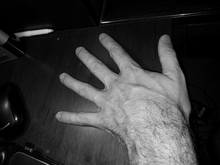
%> input picture Lista 3/Imagens/im_in.bmp, 220 x 165 px, shrunk from 653 x 490 before the run
$ octave exercicio_1.m   (GNU Octave 9; MATLAB toolbox functions it lacks are replaced by stand-ins)
%> lines starting %> are read from the running program, lines starting %| are printed output that depends on the picture; in (x1, y1, x2, y2) boxes, pixels count from 0 and x2, y2 are one past the last pixel; in counts of white or black regions, pixels touching at a corner belong together; the program's own positions count from 1
% Leitura da imagem original
im_in = imread('Lista 3/Imagens/im_in.bmp');
%> im_in is the input picture: size 165x220 uint8; min 0, max 222, mean 57.1

% Aqui eu guardei o seu código de limiarização antiga caso você precise depois
% Limiar = 95;
% im_limiarizada = im_in > Limiar;

[linhas, colunas] = size(im_in);
%> linhas = 165; colunas = 220

% Inicializando as matrizes de saída com zeros para cada condição de contorno
im_dirichlet = zeros(linhas, colunas, 'uint8');
im_neumann = zeros(linhas, colunas, 'uint8');
im_circular = zeros(linhas, colunas, 'uint8');
im_replicacao = zeros(linhas, colunas, 'uint8');

% Dica: Para ver bem o efeito da borda, tente aplicar um Filtro de Média (borramento)
% apenas nas bordas ou na imagem inteira com uma máscara 3x3, por exemplo.
% Você precisará acessar pixels como im_in(i-1, j-1) ... im_in(i+1, j+1).

for i = 1:linhas
    for j = 1:colunas

        % -------------------------------------------------------------
        % 1. Condição de Dirichlet (Zero Padding)
        % Se o pixel pedido sair da imagem, você deve considerar o valor dele como 0.
        % --- SEU CÓDIGO DA LÓGICA DE DIRICHLET VAI AQUI ---
        %im_dirichlet(i, j) = im_in(i, j); % Substitua aplicando real seu filtro
        media = 0;
        for k = i-1:i+1
            for l = j-1:j+1
                if k < 1 || k > linhas || l < 1 || l > colunas
                    media = media + 0;
                else
                    media = media + double(im_in(k, l));
                end
            end
        end
        im_dirichlet(i, j) = media / 9;

        % -------------------------------------------------------------
        % 2. Condição de Neumann (Espelhamento)
        % Se pedir pixel fora (ex: índice 0 ou linha+1), pegue o valor do pixel rebatido
        % dentro da imagem correspondente.
        % --- SEU CÓDIGO DA LÓGICA DE NEUMANN VAI AQUI ---
        %im_neumann(i, j) = im_in(i, j); % Substitua aplicando real seu filtro
        media = 0;
        for k = i-1:i+1
            for l = j-1:j+1
                if k < 1 || k > linhas || l < 1 || l > colunas
                    if k < 1 && l < 1
                        media = media + double(im_in(k+1, l+1));
                    end
                    if k < 1 && l > 0 && l < colunas
                        media = media + double(im_in(k+1, l));
                    end
                    if k > 0 && l < 1 && k < linhas
                        media = media + double(im_in(k, l+1));
                    end
                    if k > 0 && l > colunas && k < linhas
                        media = media + double(im_in(k, l-1));
                    end
                    if k > linhas && l > 0 && l < colunas
                        media = media + double(im_in(k-1, l));
                    end
                    if k > linhas && l > colunas && k < linhas
                        media = media + double(im_in(k-1, l-1));
                    end
                else
                    media = media + double(im_in(k, l));
                end
            end
        end
        im_neumann(i, j) = media / 9;


        % -------------------------------------------------------------
        % 3. Periodicidade Circular (Wrap-around)
        media_circ = 0;
        for k = i-1:i+1
            for l = j-1:j+1
                k_circ = k;
                l_circ = l;

                % Lógica Circular (Wrap-around)
                if k < 1
                    k_circ = linhas;
                elseif k > linhas
                    k_circ = 1;
                end

                if l < 1
                    l_circ = colunas;
                elseif l > colunas
                    l_circ = 1;
                end

                media_circ = media_circ + double(im_in(k_circ, l_circ));
            end
        end
        im_circular(i, j) = media_circ / 9;


        % -------------------------------------------------------------
        % 4. Replicação do último pixel
        media_rep = 0;
        for k = i-1:i+1
            for l = j-1:j+1
                k_rep = k;
                l_rep = l;

                % Lógica de Replicação: Trava no limite da borda
                if k < 1
                    k_rep = 1;
                elseif k > linhas
                    k_rep = linhas;
                end

                if l < 1
                    l_rep = 1;
                elseif l > colunas
                    l_rep = colunas;
                end

                media_rep = media_rep + double(im_in(k_rep, l_rep));
            end
        end
        im_replicacao(i, j) = media_rep / 9;

    end
end


% Limiarização
Limiar = 95;

% Criação da figura para visualizar Original, Filtros e Limiarização
figure('Name', 'Comparação - Condições de Contorno e Limiares', 'NumberTitle', 'off');

% Linha 1: Imagem Original e Limiarizada
subplot(3, 4, 2);
imshow(im_in);
title('Imagem Original');

subplot(3, 4, 3);
imshow(im_in > Limiar);
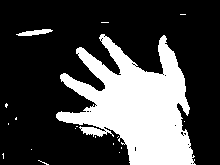
%> displayed picture: size 165x220 logical; 27.8% white; 18 white regions (16 under 20 px), largest, box (x1, y1, x2, y2) and area: (56, 34, 196, 165) 9867, (16, 29, 53, 36) 145
title('Original Limiarizada');

% Linha 2: Imagens Filtradas
subplot(3, 4, 5); imshow(im_dirichlet); title('1. Filtro: Dirichlet');
subplot(3, 4, 6); imshow(im_neumann); title('2. Filtro: Neumann');
subplot(3, 4, 7); imshow(im_circular); title('3. Filtro: Circular');
subplot(3, 4, 8); imshow(im_replicacao); title('4. Filtro: Replicação');

% Linha 3: Imagens Limiarizadas
subplot(3, 4, 9); imshow(im_dirichlet > Limiar); title('1. Limiar: Dirichlet');
%> after `imshow(im_dirichlet > Limiar)`:
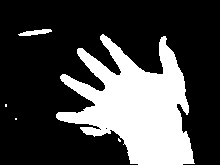
%> displayed picture: size 165x220 logical; 27.4% white; 5 white regions (3 under 20 px), largest, box (x1, y1, x2, y2) and area: (56, 34, 195, 165) 9775, (18, 29, 52, 36) 137
subplot(3, 4, 10); imshow(im_neumann > Limiar); title('2. Limiar: Neumann');
subplot(3, 4, 11); imshow(im_circular > Limiar); title('3. Limiar: Circular');
subplot(3, 4, 12); imshow(im_replicacao > Limiar); title('4. Limiar: Replicação');

pause;
